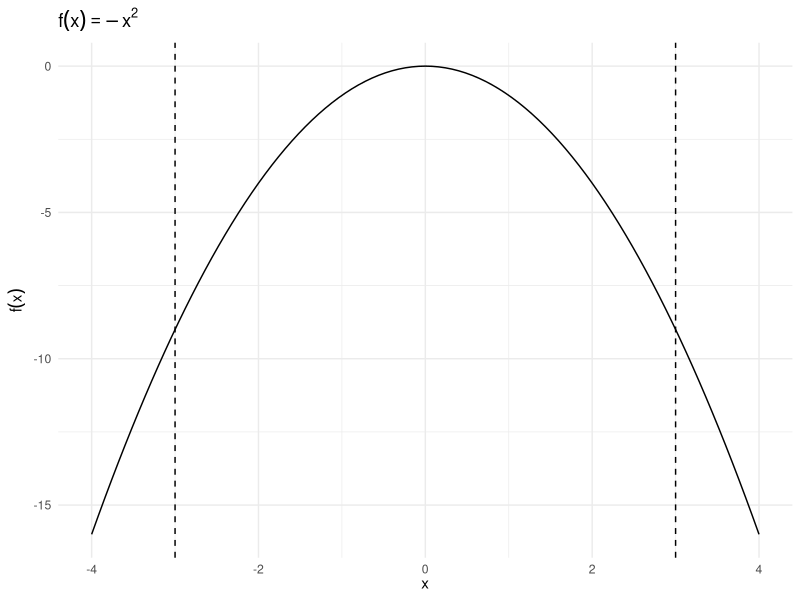
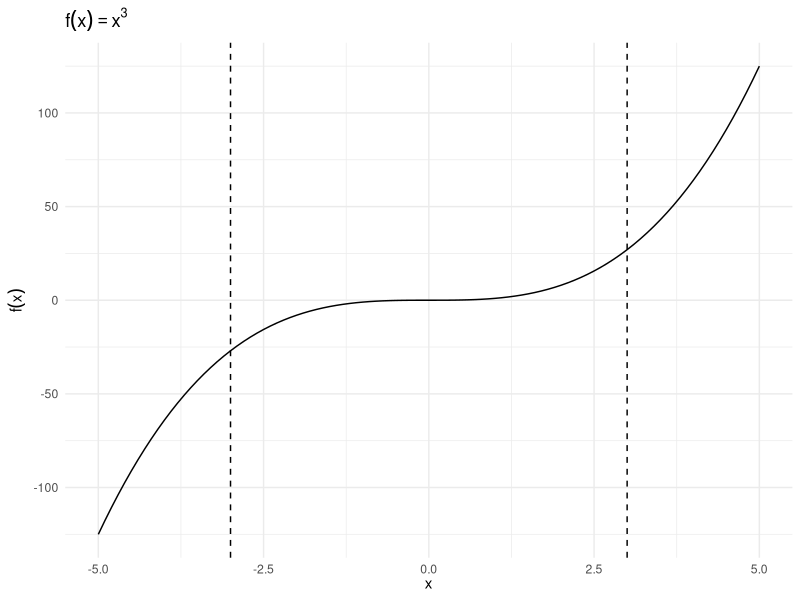
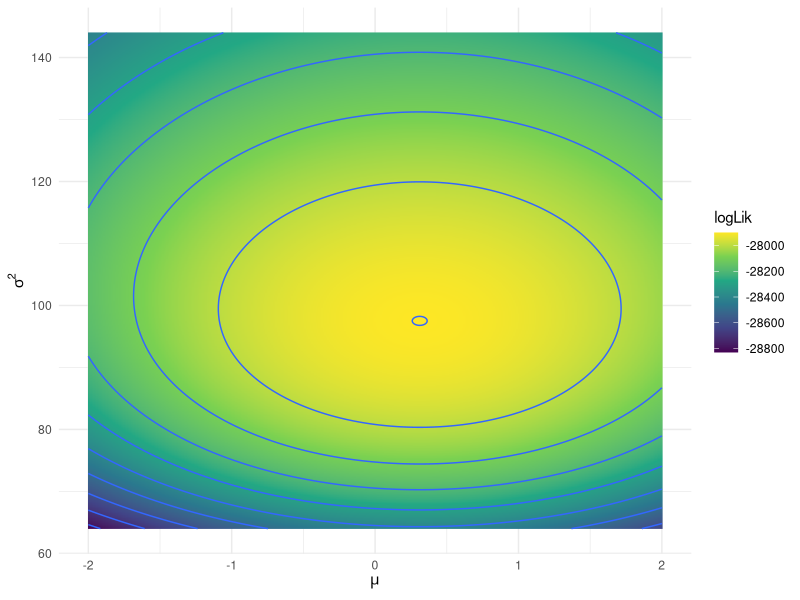
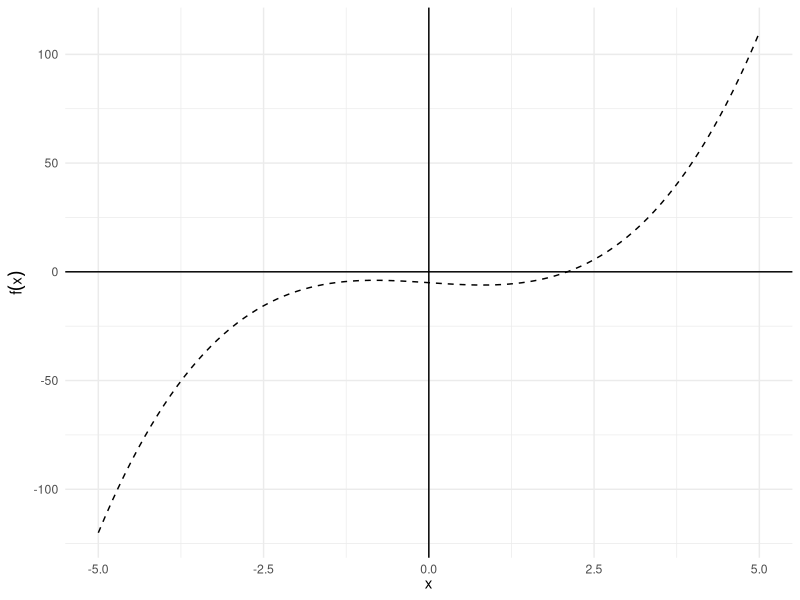
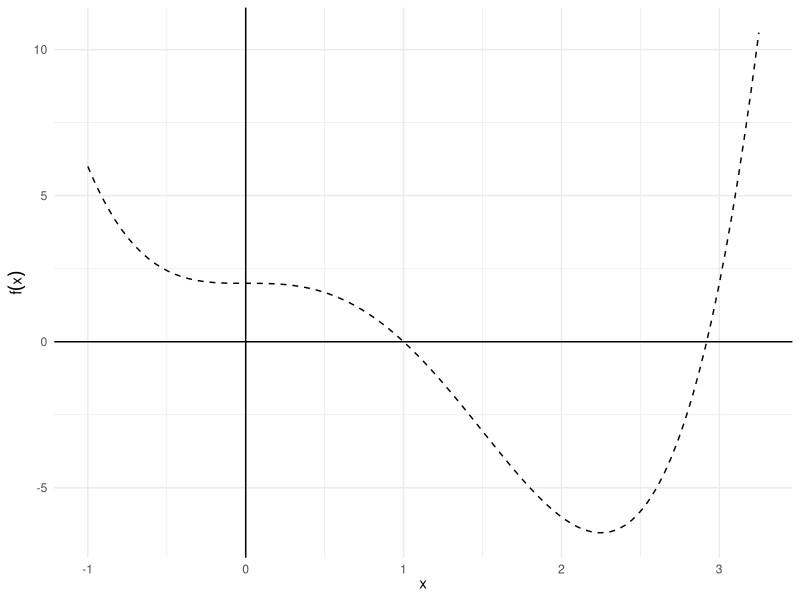
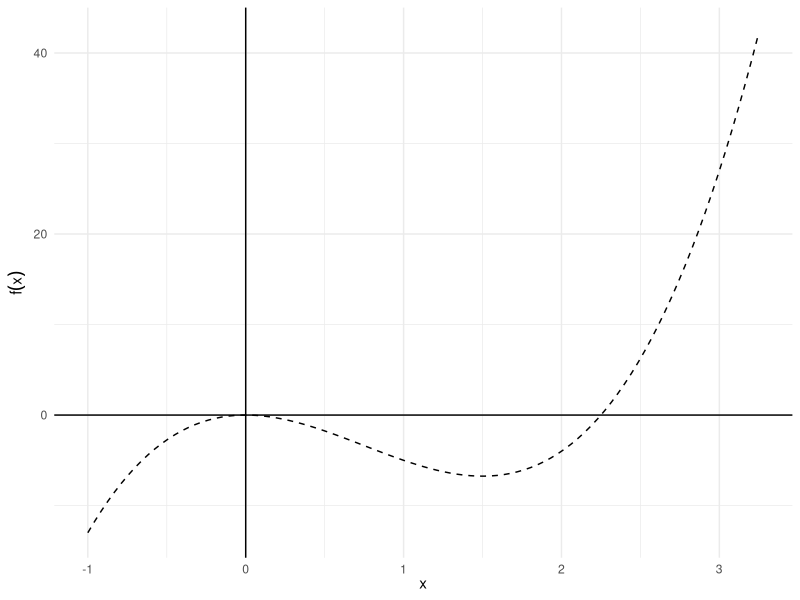
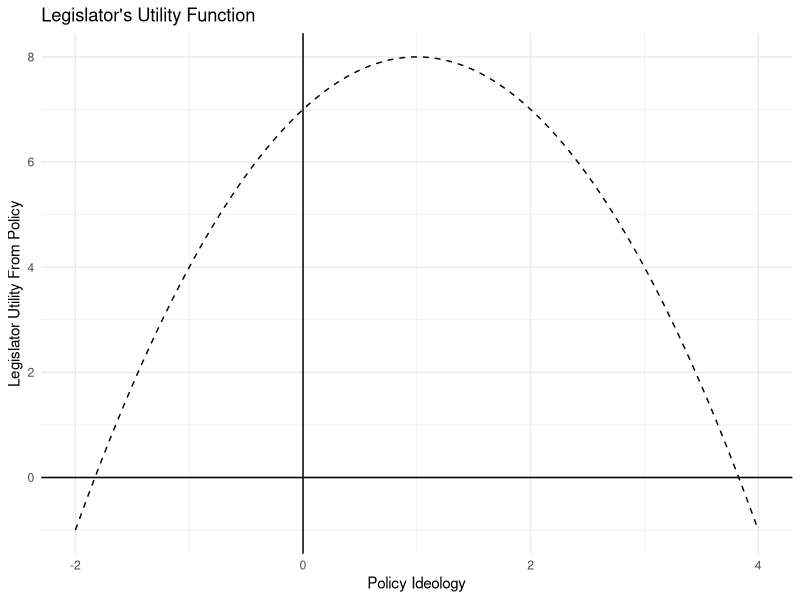
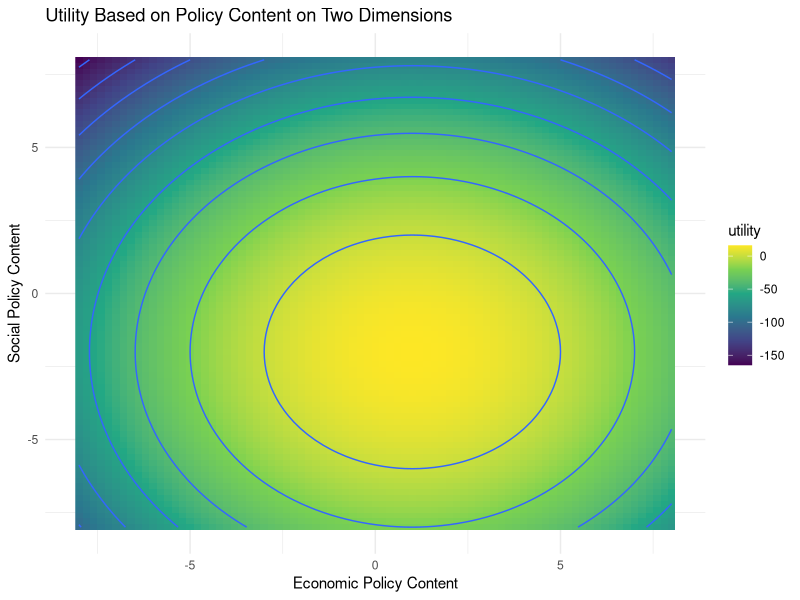

Write R code to recreate these figures, in order.
## ---- chunk 1
knitr::opts_chunk$set(cache = TRUE)
## ---- chunk 2
library(tidyverse)
library(broom)
library(patchwork)

options(digits = 3)
set.seed(1234)
theme_set(theme_minimal())
## ---- chunk 3
data_frame(x = c(-4, 4)) %>%
  ggplot(aes(x)) +
  stat_function(fun = function(x) -x^2, size = .5) +
  geom_vline(xintercept = c(-3, 3), linetype = 2) +
  labs(title = expression(f(x) == -x^2),
       x = expression(x),
       y = expression(f(x)))
## ---- chunk 4
data_frame(x = c(-5, 5)) %>%
  ggplot(aes(x)) +
  stat_function(fun = function(x) x^3, size = .5) +
  geom_vline(xintercept = c(-3, 3), linetype = 2) +
  labs(title = expression(f(x) == x^3),
       x = expression(x),
       y = expression(f(x)))
## ---- chunk 5
set.seed(1234)

y <- rnorm(n = 10000, mean = 0.25, sd = 10)
## ---- chunk 6
# define the log-likelihood function for a normal distribution
log.like <- function(mu, sigma.2, y){
	part1 <- - (1 / (2 * sigma.2)) * sum((y - mu)^2) 
	part2 <- - (length(y)/2) * log(sigma.2) 		
	out <- part1 + part2
	return(out)
	}
## ---- chunk 7
# define search space
(search_space <- expand.grid(mu = seq(-2, 2, by = .01),
            sigma2 = seq(8^2, 12^2, by = .1)) %>%
  as_tibble)

# evaluate parameters
system.time((search_space <- search_space %>%
  mutate(logLik = map2_dbl(mu, sigma2, log.like, y = y))))
## ---- chunk 8
# which parameter values maximize the likelihood function
filter(search_space, logLik == max(logLik))

# draw a heatmap of the log-likelihood values
ggplot(search_space, aes(mu, sigma2, fill = logLik)) +
  geom_raster() +
  geom_contour(aes(z = logLik)) +
  scale_fill_continuous(type = "viridis") +
  labs(x = expression(mu),
       y = expression(sigma^2))
## ---- chunk 9
mean(y)
var(y)
## ---- chunk 10
# define the function
func2 <- function(x) {
  x^3 - 2 * x - 5
}

# draw a plot of the function
range <- data_frame(x = c(-5, 5))

f0 <- range %>%
  ggplot(aes(x)) +
  stat_function(fun = func2, size = .5, linetype = 2) +
  geom_hline(yintercept = 0) +
  geom_vline(xintercept = 0) +
  labs(x = expression(x),
       y = expression(f(x)))
f0
## ---- chunk 11
uniroot(func2, interval = c(2, 3))
## ---- chunk 12
# f - the function to optimize
# a - lower bound for the search
# b - upper bound for the search
# tol - tolerance (stopping criteria for the algorithm)
# n - maximum number of iterations to attempt. will not exceed even if
#     tolerance is not achieved

newton_raphson <- function(f, a, b, tol = 1e-5, n_iter = 1000) {
  require(numDeriv) # Package for computing f'(x)
  
  x0 <- a # Set start value to supplied lower bound
  k <- vector("numeric", length = n_iter) # Initialize for iteration results
  
  # Check the upper and lower bounds to see if approximations result in 0
  fa <- f(a)
  if (fa == 0.0) {
    return(a)
  }
  
  fb <- f(b)
  if (fb == 0.0) {
    return(b)
  }

  for (i in 1:n_iter) {
    dx <- genD(func = f, x = x0)$D[1] # First-order derivative f'(x0)
    x1 <- x0 - (f(x0) / dx) # Calculate next value x1
    k[[i]] <- x1 # Store x1
    
    # Once the difference between x0 and x1 becomes sufficiently small, output the results.
    if (abs(x1 - x0) < tol) {
      root.approx <- x1
      res <- list('root approximation' = root.approx, 'iterations' = k[1:i])
      return(res)
    }
    # If Newton-Raphson has not yet reached convergence set x1 as x0 and continue
    x0 <- x1
  }
  print('Too many iterations in method')
}
## ---- chunk 13
newton_raphson(f = func2, a = 2, b = 3)
## ---- chunk 14
# define the function
obj_func <- function(x) {
  x^4 - 3 * x^3 + 2
}

# draw a plot of the function
range <- data_frame(x = c(-1, 3.25))

f0 <- range %>%
  ggplot(aes(x)) +
  stat_function(fun = obj_func, size = .5, linetype = 2) +
  geom_hline(yintercept = 0) +
  geom_vline(xintercept = 0) +
  labs(x = expression(x),
       y = expression(f(x)))
f0
## ---- chunk 15
# define the gradient
gradient <- function(x) {
  (4 * x^3) - (9 * x^2)
}

f0 <- range %>%
  ggplot(aes(x)) +
  stat_function(fun = gradient, size = .5, linetype = 2) +
  geom_hline(yintercept = 0) +
  geom_vline(xintercept = 0) +
  labs(x = expression(x),
       y = expression(f(x)))
f0
## ---- chunk 16
grad_desc <- function(func, grad, stepsize = 0.003, tol = 1e-5, iter = 500){
  # randomly initialize a value to x
  set.seed(100)
  x <- floor(runif(1)*10)
  
  # create a vector to contain all xs for all steps
  x.All <- vector("numeric", iter)
  
  # gradient descent method to find the minimum
  for(i in 1:iter){
    x1 <- x - stepsize * grad(x)
    x.All[[i]] <- x1
    
    # Once the difference between x0 and x1 becomes sufficiently small, output the results.
    if (abs(x - x1) < tol) {
      root.approx <- x
      res <- list('root approximation' = root.approx, 'iterations' = x.All[1:i])
      return(res)
    }
    
    # If gradient descent has not yet reached convergence set x as x0 and continue
    x <- x1
  }
  
  print('Too many iterations in method')
}

grad_desc(func = obj_func, grad = gradient)
## ---- chunk 17
politician.utility <- function(policy.content){
		politician.support <- -(policy.content - 1)^2 + 8
		return(politician.support)
}
## ---- chunk 18
range <- data_frame(x = c(-2, 4))

range %>%
  ggplot(aes(x)) +
  stat_function(fun = politician.utility, size = .5, linetype = 2) +
  geom_hline(yintercept = 0) +
  geom_vline(xintercept = 0) +
  labs(title = "Legislator's Utility Function",
       x = "Policy Ideology",
       y = "Legislator Utility From Policy")
## ---- chunk 19
optimize(f = politician.utility, interval = c(-2, 4), maximum = TRUE)
## ---- chunk 20
politician.utility.2d <- function(params){
  # split parameters
  economic.content <- params[1]
  social.content <- params[2]
  
  # calculate utility
  politician.support <- (-(economic.content - 1)^2 + 8 ) + (-(social.content + 2)^2 + 8)
  return(politician.support)
}
## ---- chunk 21
# generate data values
expand.grid(economic.substance = seq(from=-8,to=8, by=.2),
            social.substance = seq(from=-8, to=8, by=.2)) %>%
  as_tibble %>%
  mutate(utility = map2_dbl(economic.substance, social.substance,
                            ~ politician.utility.2d(c(.x, .y)))) %>%
  ggplot(aes(economic.substance, social.substance, fill = utility)) +
  geom_raster() +
  geom_contour(aes(z = utility)) +
  scale_fill_continuous(type = "viridis") +
  labs(title = "Utility Based on Policy Content on Two Dimensions",
       x = "Economic Policy Content",
       y = "Social Policy Content")
## ---- chunk 22
optim(par = c(-1, 0), fn = politician.utility.2d, control = list(fnscale = -1))
## ---- chunk 23

